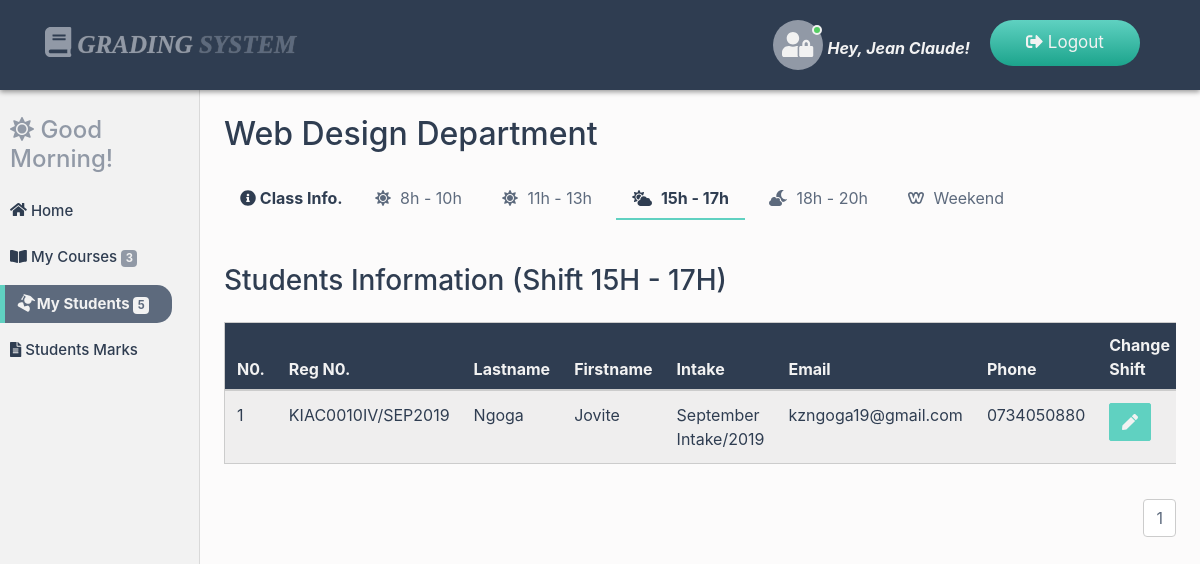
Screenshot of /teacher-dashboard/view_students_shift3.php (signed in) with the database file from the repository.
### tables this page shows
CREATE TABLE `teacher` (
  `teacher_ID` int(20) NOT NULL,
  `teacher_Fname` varchar(200) NOT NULL,
  `teacher_Lname` varchar(200) NOT NULL,
  `teacher_Mail` varchar(200) NOT NULL,
  `teacher_Gen` varchar(20) NOT NULL,
  `teacher_Address` varchar(200) NOT NULL,
  `teacher_Phone` varchar(20) NOT NULL,
  `password` varchar(200) NOT NULL,
  `dep_ID` int(20) NOT NULL,
  `status` varchar(20) NOT NULL
);

CREATE TABLE `department` (
  `dep_ID` int(20) NOT NULL,
  `dep_Name` varchar(200) NOT NULL,
  `status` varchar(20) NOT NULL
);

CREATE TABLE `student` (
  `student_ID` int(20) NOT NULL,
  `reg_Num` varchar(200) NOT NULL,
  `student_Fname` varchar(200) NOT NULL,
  `student_Lname` varchar(200) NOT NULL,
  `student_Mail` varchar(200) NOT NULL,
  `student_Gender` varchar(200) NOT NULL,
  `student_Address` varchar(200) NOT NULL,
  `student_Phone` varchar(200) NOT NULL,
  `parent_Phone` varchar(200) NOT NULL,
  `student_Intake` varchar(200) NOT NULL,
  `dep_ID` int(20) NOT NULL,
  `student_Shift` varchar(200) NOT NULL,
  `start_Date` varchar(20) NOT NULL,
  `status` varchar(20) NOT NULL
);

### teacher-dashboard/session/session.php (called while the page is built, shortened)
<?php
$session_Id = $_SESSION['teacherid'];
?>

### teacher-dashboard/view_students_shift3.php (the view, shortened to what this page needs)
<?php
include("../connection/connect.php");
include("session/session.php");
$retr = "Select teacher.teacher_ID,teacher.teacher_Fname,department.dep_Name,department.dep_ID
FROM teacher INNER JOIN department ON teacher.dep_ID = department.dep_ID
AND teacher.teacher_ID = '$session_Id'";
$run_retr = mysqli_query($con, $retr);
$row_retr = mysqli_fetch_array($run_retr);
$fname = $row_retr['teacher_Fname'];
$depart = $row_retr['dep_Name'];
$departID = $row_retr['dep_ID'];
?>
<!DOCTYPE html>
<html lang="en">
<head>
<link rel="stylesheet" href="../css/bootstrap.min.css">
<link rel="stylesheet" href="../css/all.min.css">
<link rel="stylesheet" href="../css/main.css">
<link rel="stylesheet" href="../css/animate.css">
</head>
<body>
<nav class="navbar navbar-expand-md bg-dark navbar-dark fixed-top main-nav">
  <div class="container">
        <a class="navbar-brand" href="index.php"><i class="fas fa-book logo-icon"></i> Grading <span class="fat">System</span></a>
      <ul class="nav navbar-nav ml-auto lang-switcher">
      <li class="nav-item">
      <span class="user-img">
        <span class="user-icon">
          <i class="fas fa-user-lock"></i>
        </span>
        <span class="status online"></span>
      </span> <span class="hello-user">Hey, <?php echo $fname;?>!</span>
      </li>
      <li class="nav-item">
        <a class="nav-link" href="logout.php">
        <i class="fas fa-sign-out-alt"></i> Logout</a>
      </li>
      </ul>
    </div>
</nav>
<div class="container-fluid">
  <div class="row">
    <nav class="col-md-2 d-none d-md-block sidebar">
      <div class="sidebar-sticky">
        <div class="dash-salute wow bounceInLeft" data-wow-duration="2s">
            <?php
            $time = date("H");
            if(($time >="0") && ($time <"12")){
                echo"<h4><i class='fas fa-sun'></i> Good Morning!</h4>";
            }
            ?>
        </div>
          <ul class="nav flex-column dash-nav">
          <li class="nav-item">
          <a href="index.php" class="nav-link">
          <i class="fa fa-home dash-icon"></i> Home</a></li>
          <li class="nav-item">
          <a href="view_courses.php" class="nav-link">
          <i class="fa fa-book-open dash-icon"></i> My Courses
          <span class="badge badge-primary">
              <?php
              $count = "Select count(*) as NberOfData from courses where dep_ID = '$departID' and status='on'";
              $run_count = mysqli_query($con, $count);
              $row_count = mysqli_fetch_array($run_count);
              $count_data = $row_count['NberOfData'];
              echo $count_data;
              ?>
          </span>
          </a></li>
          <li class="nav-item">
          <a href="view_students_shift1.php" class="nav-link active">
          <i class="fa fa-user-graduate dash-icon"></i> My Students
          <span class="badge badge-primary active-badge">
              <?php
              $count = "Select count(*) as NberOfData from student where dep_ID = '$departID' AND status='on'";
              $run_count = mysqli_query($con, $count);
              $row_count = mysqli_fetch_array($run_count);
              $count_data = $row_count['NberOfData'];
              echo $count_data;
              ?>
          </span>
          </a></li>
          <li class="nav-item">
          <a href="marks_page.php" class="nav-link">
          <i class="fa fa-file-alt dash-icon"></i> Students Marks</a></li>
          </ul>
      </div>
    </nav>
    <main role="main" class="col-md-10 ml-sm-auto px-4">
      <div class="dash-output-section">
        <h2><?php echo $depart;?> Department</h2>
        <ul class="nav sub-nav">
           <li class="nav-item">
            <p class="nav-link sub-nav-head"><i class="fas fa-info-circle"></i> Class Info.</p>
          </li>
          <li class="nav-item">
            <a href="view_students_shift1.php" class="nav-link">
              <i class="fas fa-sun sub-icon"></i> 8h - 10h
            </a>
          </li>
          <li class="nav-item">
            <a href="view_students_shift2.php" class="nav-link">
              <i class="fas fa-sun sub-icon"></i> 11h - 13h
            </a>
          </li>
          <li class="nav-item">
            <a href="view_students_shift3.php" class="nav-link active">
              <i class="fas fa-cloud-sun sub-icon"></i> 15h - 17h
            </a>
          </li>
          <li class="nav-item">
            <a href="view_students_shift4.php" class="nav-link">
              <i class="fas fa-cloud-moon sub-icon"></i> 18h - 20h
            </a>
          </li>
          <li class="nav-item">
            <a href="view_students_shift5.php" class="nav-link">
              <i class="fab fa-weebly sub-icon"></i> Weekend
            </a>
          </li>
        </ul>
        <div class="info-display">
          <h3 class="">Students Information
          (Shift 15H - 17H)</h3>
          <div class="table-responsive mt-4">
            <table class="table table-striped">
             <thead>
                <th>N0.</th>
                <th>Reg N0.</th>
                <th>Lastname</th>
                <th>Firstname</th>
                <th>Intake</th>
                <th>Email</th>
                <th>Phone</th>
                <th>Change Shift</th>
              </thead>
               <?php
                $select = "Select student.student_Fname,student.student_Lname,
                        student.student_Mail,student.student_Gender,student.student_Address,
                        student.student_Phone,student.Reg_Num,student.student_Intake,
                        department.dep_Name FROM student INNER JOIN department
                        ON student.dep_ID = department.dep_ID
                        WHERE department.dep_ID = '$departID'  AND student.status = 'On' AND student.student_Shift = '15h-17h' ORDER BY student.student_Lname";
                $run_select = mysqli_query($con, $select);
                $number_of_results = mysqli_num_rows($run_select);
                $results_per_page = 5;
                $nber_of_Pages = ceil($number_of_results / $results_per_page);
                if(!isset($_GET['page'])){
                    $page = 1;
                  }
                  else{
                    $page = $_GET['page'];
                  }
                $this_page_first_result = ($page - 1) * $results_per_page;
                $select = "Select student.student_ID,student.student_Fname,student.student_Lname,
                        student.student_Mail,student.student_Gender,student.student_Address,
                        student.student_Phone,student.Reg_Num,student.student_Intake,
                        department.dep_Name FROM student INNER JOIN department
                        ON student.dep_ID = department.dep_ID
                        WHERE department.dep_ID = '$departID'  AND student.status = 'On' AND student.student_Shift = '15h-17h' ORDER BY student.student_Lname
                LIMIT " . $this_page_first_result . ',' . $results_per_page;
                $run_select = mysqli_query($con, $select);
                $num = $this_page_first_result;
                while($row_select = mysqli_fetch_array($run_select)){
                 $stdId = $row_select['student_ID'];
                 $fname = $row_select['student_Fname'];
                 $lname = $row_select['student_Lname'];
                 $email = $row_select['student_Mail'];
                 $phone = $row_select['student_Phone'];
                 $regNum = $row_select['Reg_Num'];
                 $intake = $row_select['student_Intake'];
                 $num++;
                ?>
                <tr>
                <td><?php echo $num; ?></td>
                <td><?php echo $regNum; ?></td>
                <td><?php echo $lname; ?></td>
                <td><?php echo $fname; ?></td>
                <td><?php echo $intake; ?></td>
                <td><?php echo $email; ?></td>
                <td><?php echo $phone; ?></td>
                <td><a href="updates/update_student.php?editShift=<?php echo $stdId;?>">
                <button type="button" class="btn btn-success"
                title="Update"><span class="fa fa-pen"></span></button></a></td>
                </tr>
                <?php }?>
            </table>
            <ul class="pagination justify-content-end">
            <?php
            for($i=1; $i<=$nber_of_Pages; $i++){
                echo '<li class="page-item"><a
                class="page-link"
                href="view_students_shift3.php?page='. $i .'"> '. $i .' </a></li>';
            }
            ?>
            </ul>
        </div>
      </div>
    </main>
  </div>
</div>
</body>
</html>

### rows the page displays
teacher: teacher_Fname "Jean Claude", dep_ID.dep_Name "Web Design"
student: reg_Num "KIAC0010IV/SEP2019", student_Lname "Ngoga", student_Fname "Jovite", student_Intake "September Intake/2019", student_Mail "kzngoga19@gmail.com", student_Phone "0734050880"

### other values shown
$count_data "3"
$count_data "5"
